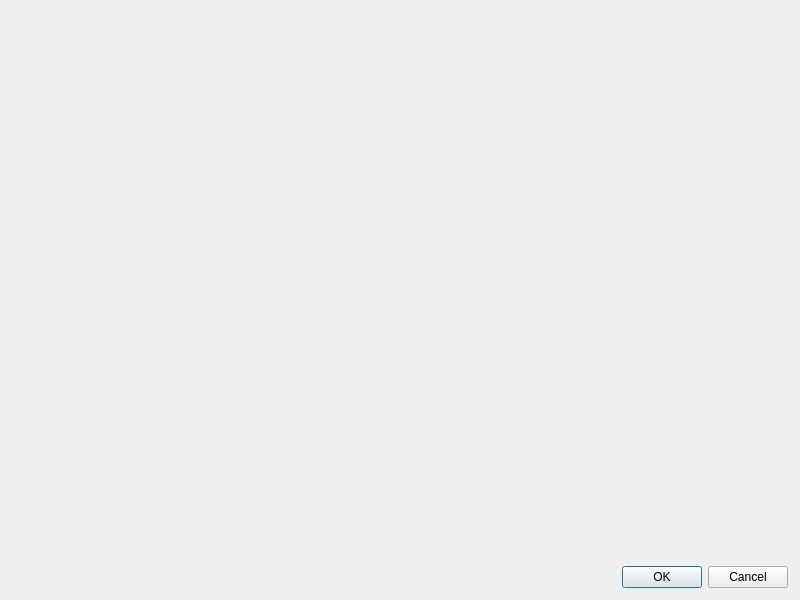
<?xml version="1.0" encoding="UTF-8"?>
<ui version="4.0">
 <class>EditIdpUserApplicationToken</class>
 <widget class="QDialog" name="EditIdpUserApplicationToken">
  <property name="windowModality">
   <enum>Qt::NonModal</enum>
  </property>
  <property name="geometry">
   <rect>
    <x>0</x>
    <y>0</y>
    <width>800</width>
    <height>600</height>
   </rect>
  </property>
  <property name="windowTitle">
   <string>LDAP/IDP Users Application Tokens</string>
  </property>
  <property name="modal">
   <bool>false</bool>
  </property>
  <layout class="QVBoxLayout" name="verticalLayout">
   <property name="leftMargin">
    <number>0</number>
   </property>
   <property name="topMargin">
    <number>0</number>
   </property>
   <property name="rightMargin">
    <number>0</number>
   </property>
   <property name="bottomMargin">
    <number>0</number>
   </property>
   <item>
    <widget class="AdminApplicationTokensWidget" name="tokenWidget" native="true">
     <property name="sizePolicy">
      <sizepolicy hsizetype="Preferred" vsizetype="Expanding">
       <horstretch>0</horstretch>
       <verstretch>0</verstretch>
      </sizepolicy>
     </property>
    </widget>
   </item>
   <item>
    <layout class="QHBoxLayout" name="horizontalLayout">
     <property name="leftMargin">
      <number>12</number>
     </property>
     <property name="topMargin">
      <number>12</number>
     </property>
     <property name="rightMargin">
      <number>12</number>
     </property>
     <property name="bottomMargin">
      <number>12</number>
     </property>
     <item>
      <widget class="QDialogButtonBox" name="buttonBox">
       <property name="orientation">
        <enum>Qt::Horizontal</enum>
       </property>
       <property name="standardButtons">
        <set>QDialogButtonBox::Cancel|QDialogButtonBox::Ok</set>
       </property>
      </widget>
     </item>
    </layout>
   </item>
  </layout>
 </widget>
 <customwidgets>
  <customwidget>
   <class>AdminApplicationTokensWidget</class>
   <extends>QWidget</extends>
   <header>FWAdminLib/AdminApplicationTokensWidget.h</header>
   <container>1</container>
  </customwidget>
 </customwidgets>
 <resources/>
 <connections>
  <connection>
   <sender>buttonBox</sender>
   <signal>rejected()</signal>
   <receiver>EditIdpUserApplicationToken</receiver>
   <slot>reject()</slot>
   <hints>
    <hint type="sourcelabel">
     <x>316</x>
     <y>260</y>
    </hint>
    <hint type="destinationlabel">
     <x>286</x>
     <y>274</y>
    </hint>
   </hints>
  </connection>
  <connection>
   <sender>buttonBox</sender>
   <signal>accepted()</signal>
   <receiver>EditIdpUserApplicationToken</receiver>
   <slot>accept()</slot>
   <hints>
    <hint type="sourcelabel">
     <x>248</x>
     <y>254</y>
    </hint>
    <hint type="destinationlabel">
     <x>157</x>
     <y>274</y>
    </hint>
   </hints>
  </connection>
 </connections>
</ui>
